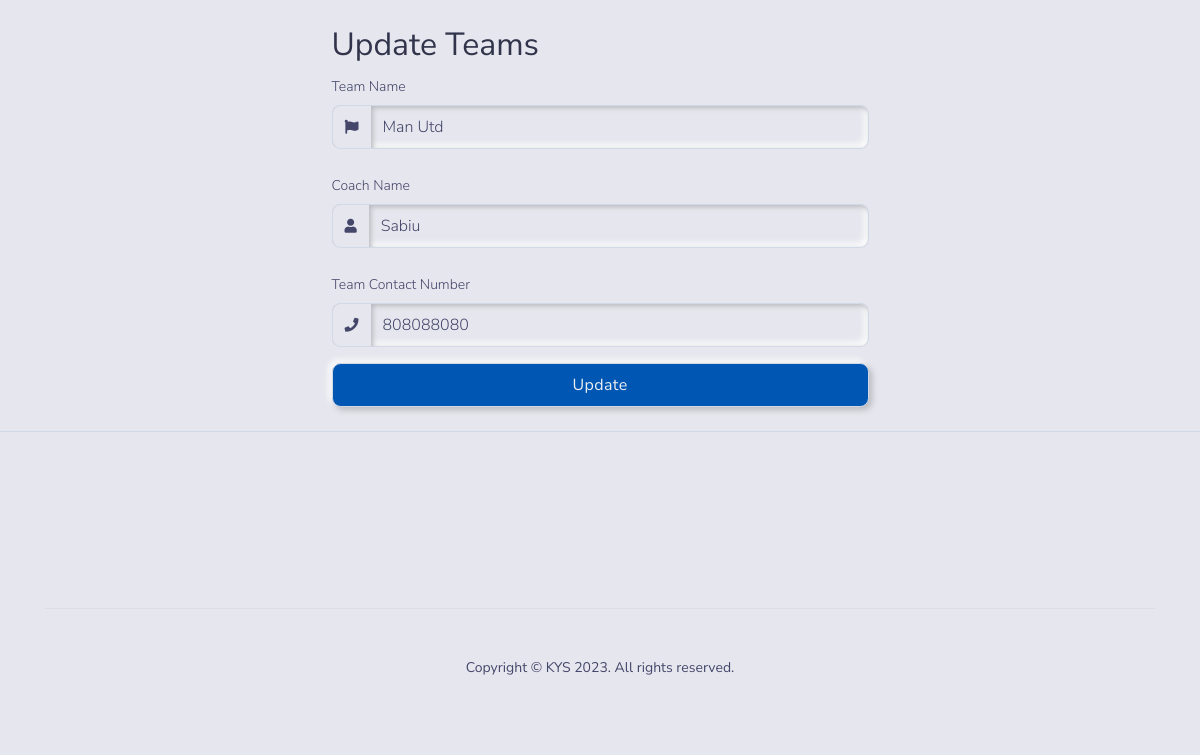
The app's page /admin/get_team_info/1 with its own data.
### tables this page shows
CREATE TABLE IF NOT EXISTS `teams` (
  `id` int(11) NOT NULL AUTO_INCREMENT,
  `team_name` varchar(55) NOT NULL,
  `coach_name` varchar(55) NOT NULL,
  `phone_number` varchar(15) NOT NULL,
  `coach_passport` varchar(255) NOT NULL,
  PRIMARY KEY (`id`)
);

### application/controllers/Admin.php (called while the page is built, shortened)
<?php
class Admin extends CI_Controller
{
    public function __construct()
    {
        $this->load->model("Auth_model");
        $this->load->model("Admin_model");
        $this->load->library('upload');
    }
    public function get_team_info()
    {
        $id = $this->uri->segment(3);
        $data['result'] = $this->Admin_model->get_team($id);
        $this->load->view('admin/team_info', $data);
    }
}

### index.php (called while the page is built, shortened)
<?php
require_once BASEPATH.'core/CodeIgniter.php';

### application/models/Admin_model.php (called while the page is built, shortened)
<?php
class Admin_model extends CI_Model
{
    public function get_team($id)
    {
        $this->db->where("id", $id);
        return $this->db->get('teams')->row();
    }
}

### application/views/admin/team_info.php (the view, shortened to what this page needs)
<!DOCTYPE html>
<html lang="en">
<body>
    <main>
        <div class="containter">
            <div class="row">
                <div class="col-md-3"></div>
                <div class="col-md-6">
                <div class="card-body">
            <h2> Update Teams</h2>
            <form action="<?php echo site_url("admin/update_team"); ?>" method="POST" enctype="multipart/form-data">
                <div class="form-group">
                    <label for="">Team Name</label>
                    <div class="input-group mb-4">
                        <div class="input-group-prepend"><span class="input-group-text"><span class="fas fa-flag"></span></span></div>
                        <input class="form-control" name="team_name" value="<?php echo $result->team_name; ?>" type="text">
                    </div>
                </div>
                <div class="form-group">
                    <div class="form-group">
                        <label for="">Coach Name</label>
                        <div class="input-group mb-4">
                            <div class="input-group-prepend"><span class="input-group-text"><span class="fas fa-user"></span></span>
                            </div><input class="form-control" name="coach_name" value="<?php echo $result->coach_name; ?>" type="text" required>
                        </div>
                    </div>
                    <div class="form-group">
                        <label for="">Team Contact Number</label>
                        <div class="input-group">
                            <div class="input-group-prepend"><span class="input-group-text"><span class="fas fa-phone"></span></span>
                            </div><input class="form-control" name="phone_number" value="<?php echo $result->phone_number; ?>" type="text" required>
                        </div>
                    </div>
                </div><input type="submit" class="btn btn-block btn-info" value="Update">
            </form>
        </div>
                </div>
                <div class="col-md-3"></div>
            </div>
        </div>
    </main>
</body>
</html>

### records on screen
teams: team_name "Man Utd", coach_name "Sabiu", phone_number "808088080"
